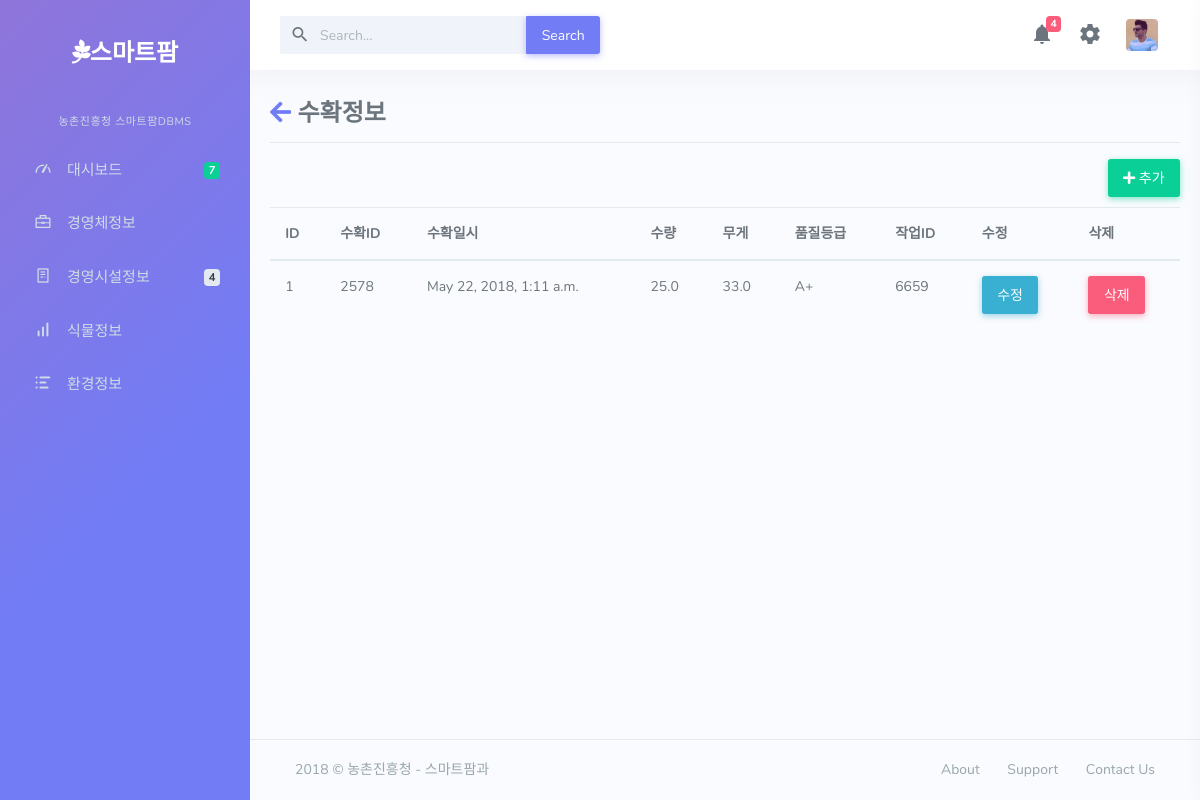
The page /hi on the database its author committed.
### dashboard/models.py (models this page shows, shortened)
class harves_info(models.Model):
	GM_HARVES_ID=models.IntegerField(null=True)
	GM_DATE_HARVES=models.DateTimeField(auto_now=False)
	GM_HARVES_YIELD=models.FloatField(null=True)
	GM_WEIGHT=models.FloatField(null=True)
	GM_QUALIT_GRAD=models.CharField(max_length=10)
	WI_ID=models.ForeignKey(work_info)

class work_info(models.Model):
	GM_WORK_ID=models.IntegerField(null=True)
	GM_WORK_DATE=models.DateField(auto_now=False)
	GM_WORK_LINE_NUM=models.IntegerField(null=True)
	GM_LABOR_TIME=models.TimeField(auto_now=False)
	GM_WORK_INFO=models.CharField(max_length=50)
	GM_AGRI_MTRI_IN_WORK=models.CharField(max_length=50)
	GM_WORK_CODE=models.CharField(max_length=5)
	GM_WORK_OP=models.CharField(max_length=50)
	FI_ID=models.ForeignKey(e1model)
	CI_ID=models.ForeignKey(gb_info)

### dashboard/views.py (the view)
# urls.py: url(r'^hi$',views.hi,name='hi'),
def hi(request):
	ds=harves_info.objects.all()
	return render(request,"farm/hi.html",{"ds":ds})

### dashboard/templates/farm/hi.html (shortened to what this page needs)
{% extends 'farm/base.html' %}
{% block content %}
{% load staticfiles %}
	<link href="{% static 'farm/css/e1.css' %}" rel="stylesheet">
	<link href="https://use.fontawesome.com/releases/v5.0.7/css/all.css" rel="stylesheet">
	<div class=tg>
		<h3><a href="{% url 'clist' %}"><i class="fas fa-arrow-left"></i></a> 수확정보</h3>
		<hr>
		<a href="{% url 'hi_update' %}"><button class="btn btn-success"><i class="fas fa-plus"></i> 추가</button></a>
		<table class="table table-hover">
		  <thead>
		    <tr>
		      <th scope="col">ID</th>
		      <th scope="col">수확ID</th>
		      <th scope="col">수확일시</th>
		      <th scope="col">수량</th>
		      <th scope="col">무게</th>
		      <th scope="col">품질등급</th>
		      <th scope="col">작업ID</th>
		      <th scope="col">수정</th>
		      <th scope="col">삭제</th>
		    </tr>
		  </thead>
		  <tbody>
		{% for i in ds %}
			<tr>
				<td>{{i.id}}</td>
				<td>{{i.GM_HARVES_ID}}</td>
				<td>{{i.GM_DATE_HARVES}}</td>
				<td>{{i.GM_HARVES_YIELD}}</td>
				<td>{{i.GM_WEIGHT}}</td>
				<td>{{i.GM_QUALIT_GRAD}}</td>
				<td>{{i.WI_ID.GM_WORK_ID}}</td>
				<td><a href="{% url 'hi_update' %}?id={{i.id}}"><button class="btn btn-info">수정</button></a></td>
				<td><button class="btn btn-danger" data-toggle="modal" data-target="#delmodal{{i.id}}">삭제</button></td>
			</tr>
		{% endfor %}
		</tbody>
		</table>
	</div>
{% endblock %}

### dashboard/static/farm/css/e1.css (style rules this page uses)
.tg { width: 100%; margin-top:30px; }
.btn-success { float:right; margin-bottom: 10px; }

### rows shown on the page
harves_info: id "1", GM_HARVES_ID "2578", GM_DATE_HARVES "May 22, 2018, 1:11 a.m.", GM_HARVES_YIELD "25.0", GM_WEIGHT "33.0", GM_QUALIT_GRAD "A+", WI_ID.GM_WORK_ID "6659"
